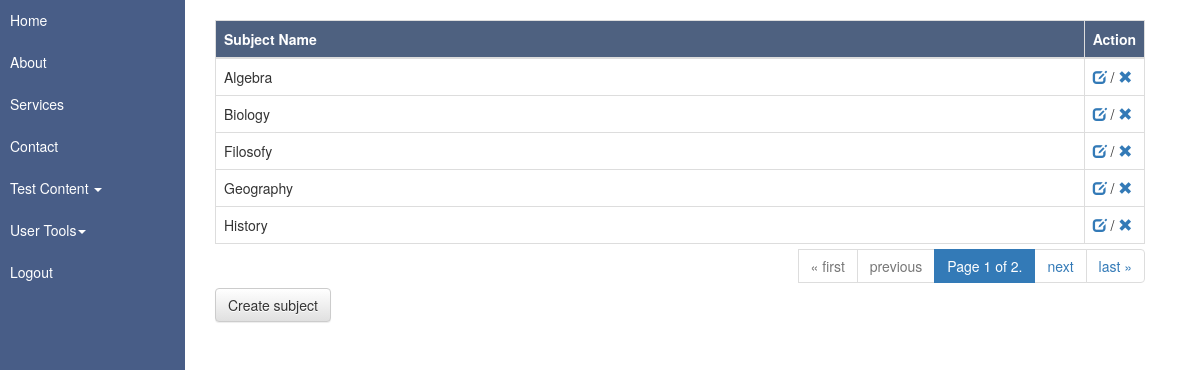
Page /ead/subjects/ (signed in) on the committed database.
### questions_app/models.py (models this page shows, shortened)
class Subject(models.Model):
    subject_id = models.AutoField(primary_key=True)
    subject_name = models.CharField(max_length=200)
    class Meta:
        db_table = "tb_subject"

### questions_app/views.py (the view)
# urls.py: path(r'subjects/',question_views.SubjectListView.as_view(),name="subject_list_url"),
class SubjectListView(LoginRequiredMixin,ListView):
    model=Subject
    context_object_name = "subject_list"
    template_name = "subject/subject_list.html"
    paginate_by = 5
    def get_queryset(self):
        query = "SELECT * FROM tb_subject"
        ordering = self.request.GET.get("orderby",None)
        if ordering != None:
            query = query + " ORDER BY subject_name DESC"
        else:
            query = query + " ORDER BY subject_name ASC"
        subject_return = Subject.objects.raw(query)
        return subject_return

### user_auth_app/templatetags/user_auth_tags.py (called while the page is built)
@register.simple_tag
def has_role_from_list(in_role_list, in_role_to_find):
    if isinstance(in_role_list, QuerySet):
        queryset_result = in_role_list.filter(name=str(in_role_to_find))
        if queryset_result.exists():
            return True
        else:
            return False

### questions_app/templates/subject/subject_list.html
{% extends "base.html" %} {% block content %}
  <div class="table-responsive">
    <table id="main_content_table" class="table table-bordered table_border_margin_cust">
      <thead>
        <tr class="table-cont-header">
          <td>
            {% if request.GET.orderby %}
            <a
              href="{% url 'questions_app:subject_list_url' %}"
              >Subject Name</a
            >
            {% else %}
            <a
              href="{% url 'questions_app:subject_list_url' %}?orderby=subject_name"
              >Subject Name</a
            >
            {% endif %}
          </td>
          <td class="action_column">Action</td>
        </tr>
      </thead>
      <tbody>
        {% for subj in subject_list %}
        <tr class="table-cont-row">
          <td>{{subj.subject_name}}</td>
          <td class="action_column">
            <a
              href="{% url 'questions_app:subject_detail_url' pk=subj.subject_id %}"
              ><span class="glyphicon glyphicon-edit"></span
            ></a>
            /
            <a
              href="{% url 'questions_app:subject_delete_url' pk=subj.subject_id %}"
              ><span class="glyphicon glyphicon-remove"></span
            ></a>
          </td>
        </tr>
        {% endfor %}
      </tbody>
    </table>
    {% include "generic/_pagination_generic.html" %}
  </div>
  <a
    class="btn btn-default"
    href="{% url 'questions_app:subject_create_url' %}"
    >Create subject</a
  >
{% endblock %}

### static/DataTables/datatables.css (style rules this page uses)
:root { --dt-row-selected: 13, 110, 253; --dt-row-selected-text: 255, 255, 255; --dt-row-selected-link: 9, 10, 11; --dt-row-stripe: 0, 0, 0; --dt-row-hover: 0, 0, 0; --dt-column-ordering: 0, 0, 0; --dt-html-background: white; }

### rows in the picture
Subject: subject_name "Algebra"
Subject: subject_name "Biology"
Subject: subject_name "Filosofy"
Subject: subject_name "Geography"
Subject: subject_name "History"

### other values in the picture
{{ page_obj.number }} "1"
{{ page_obj.paginator.num_pages }} "2"
